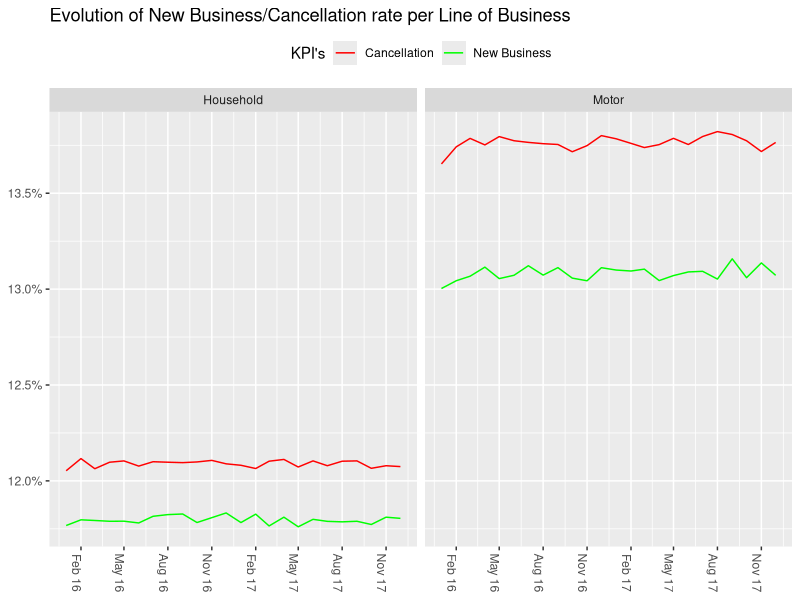
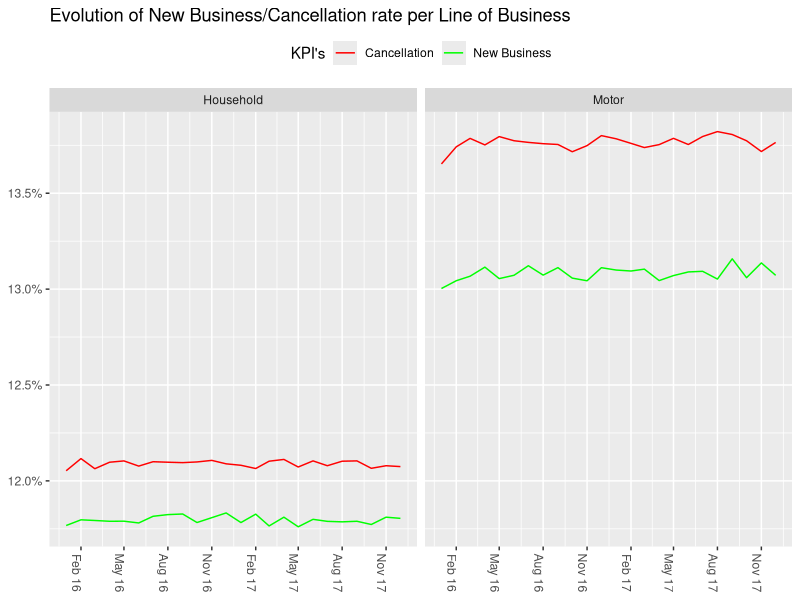
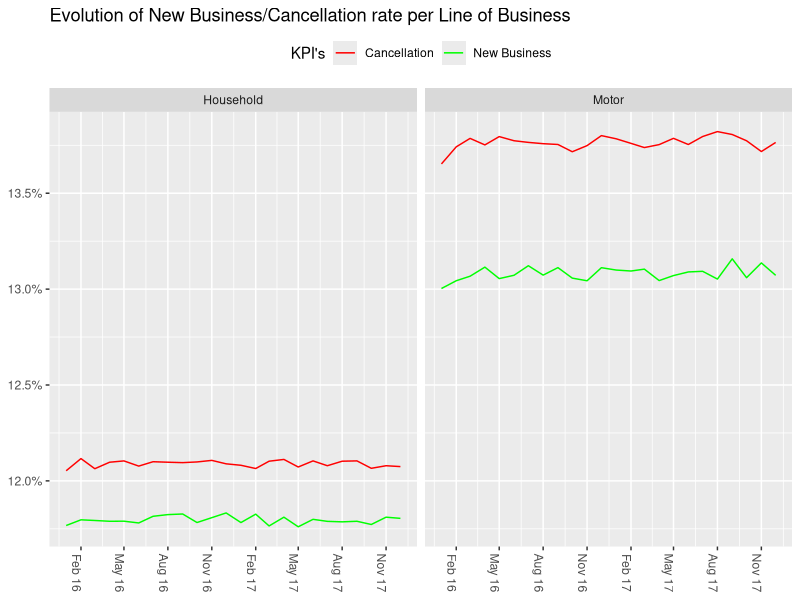
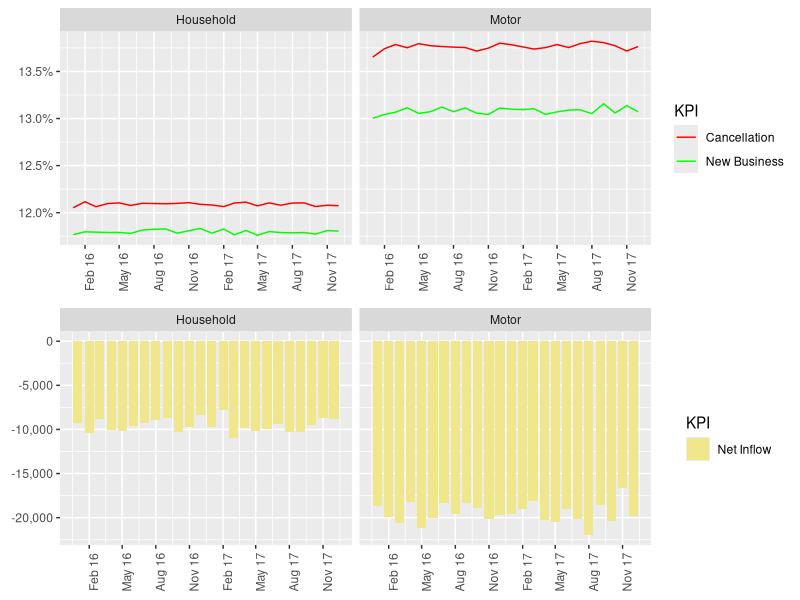

R code for these plots, in order:
## ---- chunk 1
knitr::opts_chunk$set(echo = TRUE)
## ---- chunk 2
library(ggplot2)
library(tidyr)
library(dplyr)
library(data.table)
library(scales)
library(ggpubr)
## ---- chunk 3

## data
  reportDF <- read.csv2(file = "./datasets/report2017.csv")
  reportDF$date <- as.Date(reportDF$date)
  reportDF$portfolio <- as.numeric(reportDF$portfolio)


  DFagg <- as.data.table(
          reportDF %>%
           group_by(LOB, network, date) %>%
           summarize(NB = sum(newBusiness),
                     canc = sum(cancellation),
                     portfolio = sum(portfolio)) %>%
           mutate(NB.rate = NB/portfolio,
                  canc.rate = canc/portfolio,
                  netInflow = as.numeric(NB - canc)) %>%
           select(-c(NB, canc))
  )
 
## ---- chunk 4
## generic theme  :
  myTheme <-  function(x) { theme(axis.text.x = element_text(angle = -90),                  
                                  axis.title.x = element_blank(),
                                  axis.title.y = element_blank(),
                                  legend.position = "top")
  }
## ---- chunk 5
  DF.tidy <- DFagg %>% 
             tidyr::gather(KPI, value, -date, -LOB, -network) %>% 
             filter(network == "Agent") %>% 
             as.data.table()

## ---- chunk 6

 a1 <-   ggplot(DF.tidy[KPI %in% c("NB.rate", "canc.rate")]) +                        # data
         geom_line(aes(x=date, y=value, color = KPI)) +                               # geoms
         facet_wrap(~LOB, dir = "h") +                                                # facet for LOB
         scale_y_continuous(labels = scales::percent ) +                              # Scale Y
         scale_x_date(date_labels = "%b %y", date_breaks = "3 months") +              # Scale X
         scale_colour_manual(name="KPI's", 
                             values=c("NB.rate" = "green", "canc.rate" = "red"),
                             label = c("NB.rate"="New Business", "canc.rate"="Cancellation")) +
        myTheme() + ggtitle("Evolution of New Business/Cancellation rate per Line of Business")   # Theme
 a1
 
## ---- chunk 7
 b1 <-  ggplot(DFagg[network == "Agent"]) +                                           # data
        geom_line(aes(x=date, y=NB.rate, color = "NB")) +                             # geom NB
        geom_line(aes(x=date, y=canc.rate, color = "Canc")) +                         # geom Cancellation
        facet_wrap(~LOB, dir="h") +                                                   # facet for LOB
        scale_y_continuous(labels = scales::percent ) +                               # Scale Y
        scale_x_date(date_labels = "%b %y", date_breaks = "3 months") +               # Scale X
        scale_color_manual(name="KPI's", 
                            values= c(NB = "#00FF00", Canc = "#FF0000"),
                            label = c(NB = "New Business", Canc = "Cancellation")) +
        myTheme() + ggtitle("Evolution of New Business/Cancellation rate per Line of Business")   # Theme
b1    

## ---- chunk 8

   plot.NB.canc <- function(DF, x.date, y.nb, y.canc, grp) {
        ggplot(DF) + 
          geom_line(aes_string(x=x.date, y=y.nb, color = shQuote("NB"))) +
          geom_line(aes_string(x=x.date, y=y.canc, color = shQuote("Canc"))) +
          facet_wrap(as.formula(paste0("~",grp)), dir="h") +
          scale_y_continuous(labels = scales::percent ) +
          scale_x_date(date_labels = "%b %y", date_breaks = "3 months") +
          scale_color_manual(name="KPI's", 
                              values= c(NB = "#00FF00", Canc = "#FF0000"),
                              label = c(NB = "New Business", Canc = "Cancellation")) +
          myTheme() + ggtitle("Evolution of New Business/Cancellation rate per Line of Business")   
      }    
   c1 <- plot.NB.canc(DFagg[network == "Agent"], "date", "NB.rate", "canc.rate", "LOB")
   c1
## ---- chunk 9
## generic theme  :
  myTheme <-  function(x) { theme(axis.text.x = element_text(angle = 90),                  
                                  axis.title.x = element_blank(),
                                  axis.title.y = element_blank(),
                                  legend.position = "right")
  }

## tidy dataframe
  DF.tidy <- DFagg %>% tidyr::gather(KPI, value, -date, -LOB, -network) %>% filter(network == "Agent") %>% as.data.table()


## function 1 : line 
 g1.f <- function(df, grp)  {ggplot(df) +                                                           # data
                       geom_line(aes(x=date, y=value, color = KPI)) +                               # geoms
                       facet_wrap(as.formula(paste0("~",grp)), dir="h") +                           # facet for LOB
                       scale_y_continuous(labels = scales::percent ) +                              # Scale Y
                       scale_x_date(date_labels = "%b %y", date_breaks = "3 months") +              # Scale X
                       scale_colour_manual(name="KPI",                                              # Scale Color
                                           values=c("NB.rate" = "green", "canc.rate" = "red"),
                                           label = c("NB.rate"="New Business", "canc.rate"="Cancellation")) +
                      myTheme()                                                                     # Theme
 }
 ## function 2 : bar  
 g2.f <- function(df, grp)  {ggplot(df) +                                                           # data
                       geom_bar(aes(x=date, y=value, fill = KPI),                                   # geoms
                                stat = "identity", position = "dodge") +                            # 
                       facet_wrap(as.formula(paste0("~",grp)), dir="h") +                           # facet for LOB
                       scale_y_continuous(labels = scales::comma ) +                                # Scale Y
                       scale_x_date(date_labels = "%b %y", date_breaks = "3 months") +              # Scale X
                       scale_fill_manual(name = "KPI",
                                         values=c("netInflow" = "khaki"),                           # Scale Fill
                                         label = c("netInflow"="Net Inflow")) +
                      myTheme()                                                                     # Theme
 }
 
 
 g1 <- g1.f(DF.tidy[KPI %in% c("NB.rate", "canc.rate")], "LOB")
 g2 <- g2.f(DF.tidy[KPI == "netInflow"], "LOB") 

ggpubr::ggarrange(g1, g2, align = "v", nrow = 2)


